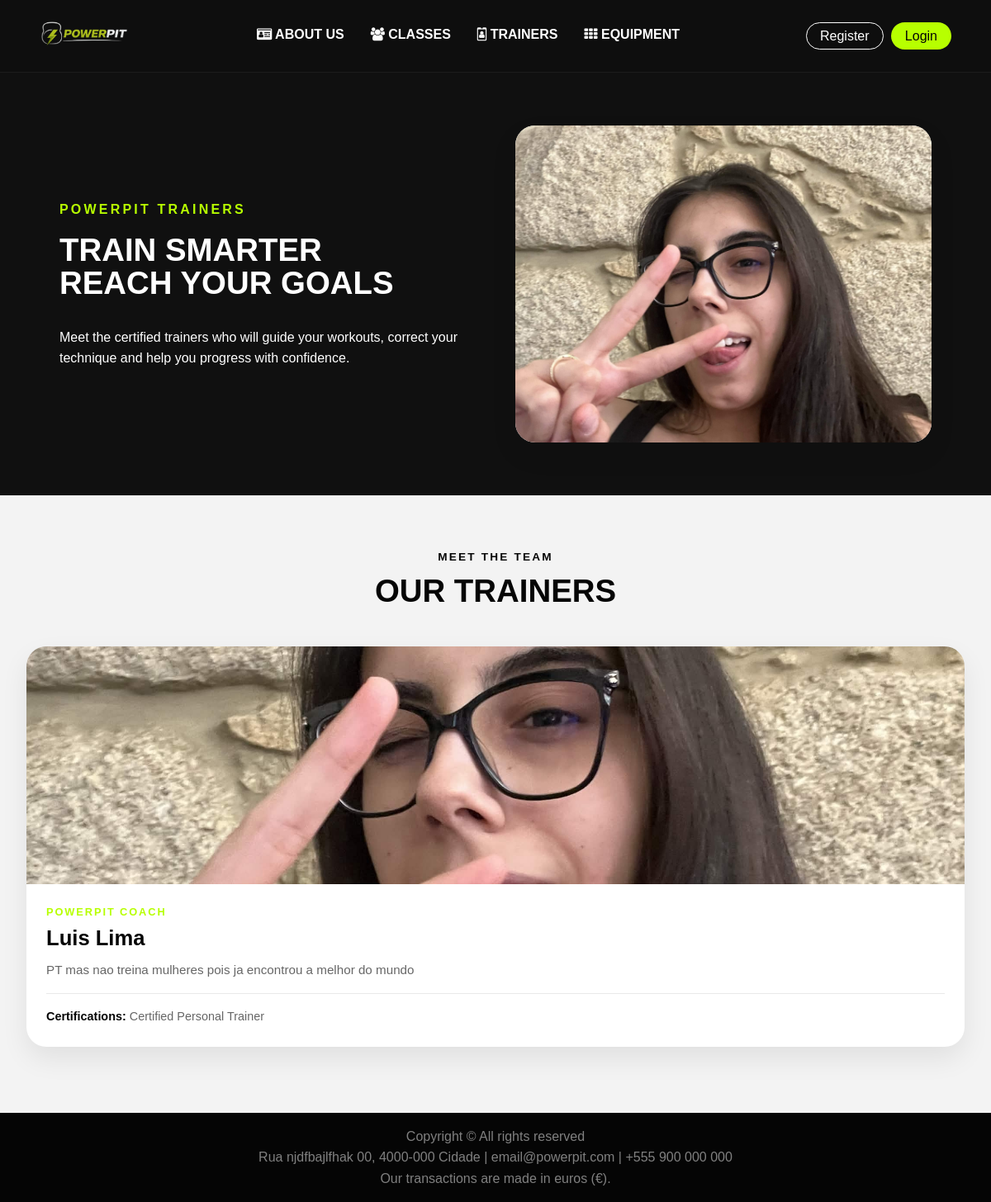
The page /pages/trainers.php on the database as committed earlier.
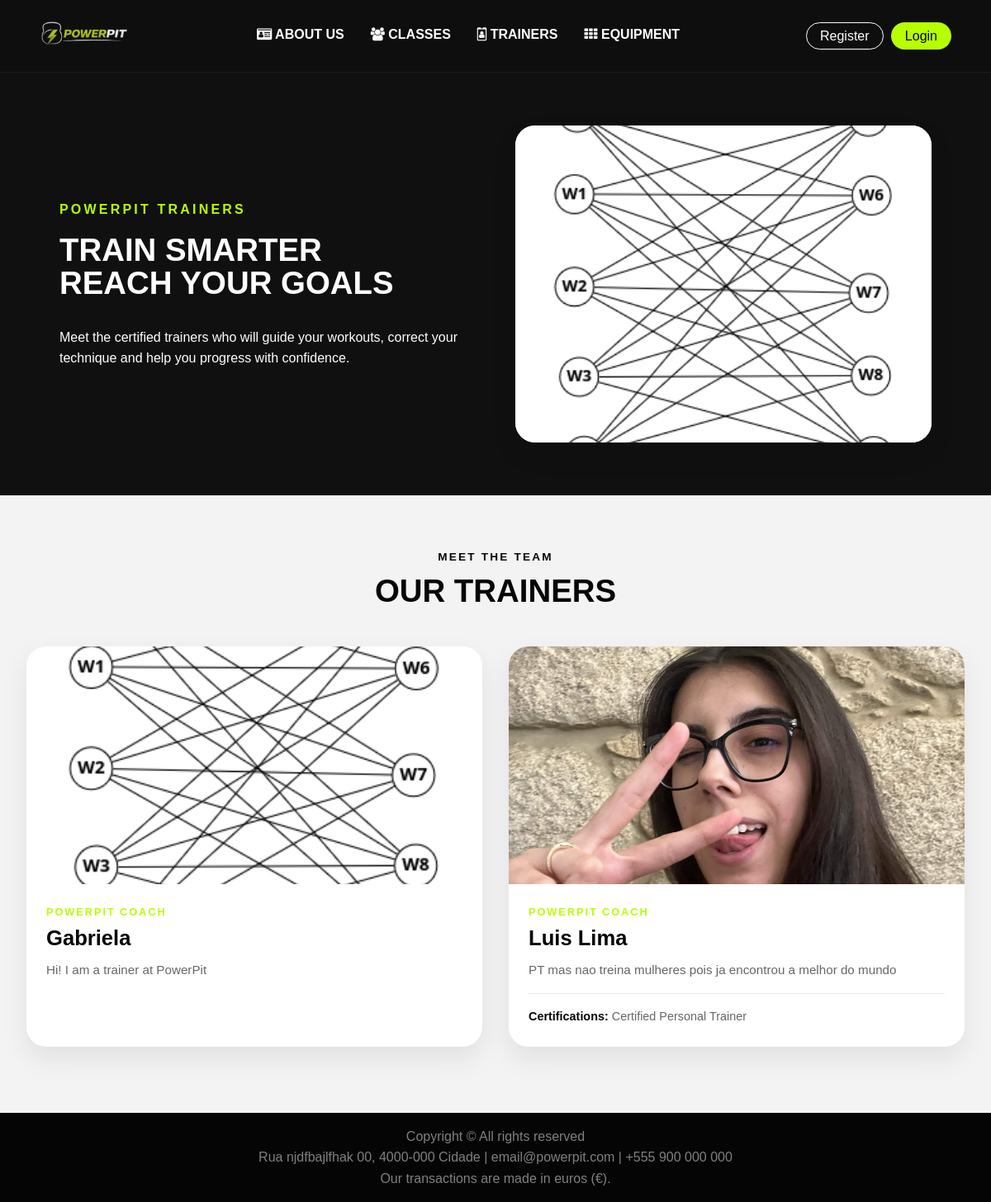
The same page on the database as committed later.
### tables this page shows
CREATE TABLE Users(
   UserId INTEGER PRIMARY KEY AUTOINCREMENT,
   Name NVARCHAR(100) NOT NULL,
   Username NVARCHAR(50) NOT NULL,
   Email NVARCHAR(100) NOT NULL,
   PasswordHash NVARCHAR(255) NOT NULL,
   Role NVARCHAR(20) NOT NULL,
   ProfileImage NVARCHAR(255),

   UNIQUE (Username),
   UNIQUE (Email)
);

CREATE TABLE Trainers(
   TrainerId INTEGER PRIMARY KEY AUTOINCREMENT,
   UserId INTEGER NOT NULL,
   Bio NVARCHAR(500),
   Specializations NVARCHAR(255),
   Certifications NVARCHAR(255),

   UNIQUE (UserId),
   FOREIGN KEY (UserId) REFERENCES Users (UserId) ON DELETE NO ACTION ON UPDATE NO ACTION
);

### pages/trainers.php (called while the page is built, shortened)
<?php
require_once(__DIR__ . '/../template/common.tpl.php');
require_once(__DIR__ . '/../template/trainers.tpl.php');
require_once(__DIR__ . '/../database/connection.db.php');
require_once(__DIR__ . '/../database/trainers.class.php');
$db = getDatabaseConnection();
$trainers = Trainers::getAllTrainers($db);
drawTrainersPage($trainers, $db);
?>

### database/trainers.class.php (called while the page is built, shortened)
<?php
require_once(__DIR__ . '/users.class.php');
class Trainers {
    private int $trainer_id;
    private int $user_id;
    private ?string $bio;
    private ?string $certifications;
    public function __construct(
        int $trainer_id,
        int $user_id,
        ?string $bio,
        ?string $specializations,
        ?string $certifications
    ) {
        $this->trainer_id = $trainer_id;
        $this->user_id = $user_id;
        $this->bio = $bio;
        $this->certifications = $certifications;
    }
    public function getTrainerId(): int {
        return $this->trainer_id;
    }
    public function getBio(): ?string {
        return $this->bio;
    }
    public function getCertifications(): ?string {
        return $this->certifications;
    }
    public function getUser(PDO $db): ?Users {
        return Users::getUser($db, $this->user_id);
    }
    public static function getAllTrainers(PDO $db): array {
        $stmt = $db->prepare('
            SELECT Trainers.*
            FROM Trainers
            JOIN Users ON Users.UserId = Trainers.UserId
            ORDER BY Users.Name
        ');
        $stmt->execute();
        $trainers = [];
        while ($row = $stmt->fetch()) {
            $trainers[] = new Trainers(
                (int)$row['TrainerId'],
                (int)$row['UserId'],
                $row['Bio'],
                $row['Specializations'],
                $row['Certifications']
            );
        }
        return $trainers;
    }
}

### database/users.class.php (called while the page is built, shortened)
<?php
require_once(__DIR__ . '/trainers.class.php');
class Users {
    private string $name;
    private ?string $profileImage;
    public function __construct(
        int $user_id,
        string $name,
        string $user_name,
        string $email,
        string $passwordHash,
        string $role,
        ?string $profileImage
    ) {
        $this->name = $name;
        $this->profileImage = $profileImage;
    }
    public function getName(): string {
        return $this->name;
    }
    public function getProfileImage(): string {
        return $this->profileImage ?? 'default.png';
    }
    public static function getUser(PDO $db, int $id): ?Users {
        $stmt = $db->prepare('
            SELECT *
            FROM Users
            WHERE UserId = ?
        ');
        $stmt->execute([$id]);
        $row = $stmt->fetch();
        return new Users(
            (int)$row['UserId'],
            $row['Name'],
            $row['Username'],
            $row['Email'],
            $row['PasswordHash'],
            $row['Role'],
            $row['ProfileImage']
        );
    }
}
?>

### template/trainers.tpl.php (the view, shortened to what the changed rows need)
<?php
function drawTrainersPage(array $trainers, PDO $db): void { ?>
    <main class="trainers_page">
        <?php
            $heroImage = '../assets/users/default.png';
            if (!empty($trainers)) {
                $firstUser = $trainers[0]->getUser($db);
                if ($firstUser !== null) {
                    $heroImage = '../assets/users/' . $firstUser->getProfileImage();
                }
            }
        ?>
        <section class="flex-row dark classes_feature">
            <article class="flex-item main">
                <h1>
                    Train smarter<br>
                    Reach your goals
                </h1>
            </article>
            <aside class="flex-item side">
                <img
                    src="<?= htmlspecialchars($heroImage) ?>"
                    alt="PowerPIT trainer"
                >
            </aside>
        </section>
        <section class="classes_carousel_section">
            <header>
                <h1>Our trainers</h1>
            </header>
            <?php if (empty($trainers)) { ?>
                <article class="card trainers_empty">
                    <h2>No trainers available</h2>
                    <p>There are no trainers registered at the moment.</p>
                </article>
            <?php } else { ?>
                <div class="grid trainers_grid">
                    <?php foreach ($trainers as $trainer) {
                        drawTrainerCard($trainer, $db);
                    } ?>
                </div>
            <?php } ?>
        </section>
    </main>
<?php }
function drawTrainerCard(Trainers $trainer, PDO $db): void {
    $user = $trainer->getUser($db);
    ?>
    <article class="card trainer_card">
        <a
            href="../pages/trainer_profile.php?id=<?= htmlspecialchars((string)$trainer->getTrainerId()) ?>"
            class="trainer_card_link"
        >
            <img
                src="../assets/users/<?= htmlspecialchars($user->getProfileImage()) ?>"
                alt="<?= htmlspecialchars($user->getName()) ?>"
            >
            <div class="trainer_card_content">
                <p class="profile-member-card-label">PowerPIT Coach</p>
                <h2><?= htmlspecialchars($user->getName()) ?></h2>
                <?php if ($trainer->getBio() !== null && $trainer->getBio() !== '') { ?>
                    <p class="trainer_bio">
                        <?= htmlspecialchars($trainer->getBio()) ?>
                    </p>
                <?php } ?>
                <?php if ($trainer->getCertifications() !== null && $trainer->getCertifications() !== '') { ?>
                    <p class="trainer_certifications">
                        <strong>Certifications:</strong>
                        <?= htmlspecialchars($trainer->getCertifications()) ?>
                    </p>
                <?php } ?>
            </div>
        </a>
    </article>
<?php } ?>

Rows that differ between the two databases and show on the page:
no longer on this page (row unchanged): users: ProfileImage (picture)
now on this page (row edited): users: ProfileImage (picture)
added trainers: UserId.ProfileImage (picture), UserId.Name "Gabriela", Bio "Hi! I am a trainer at PowerPit"
